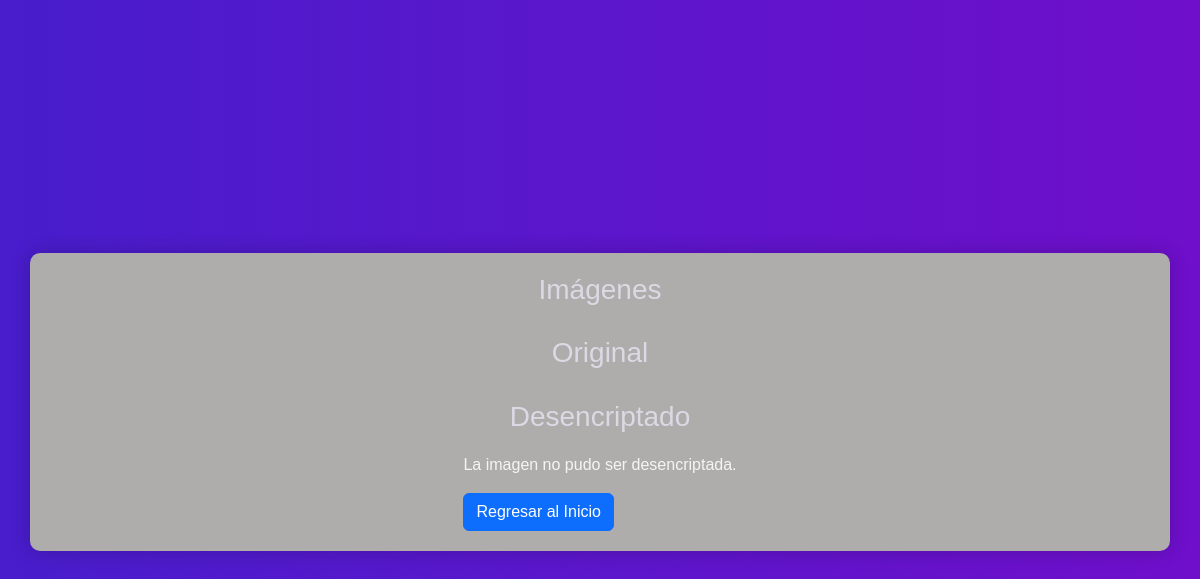
Before: /AES1/list/ with the older database file.
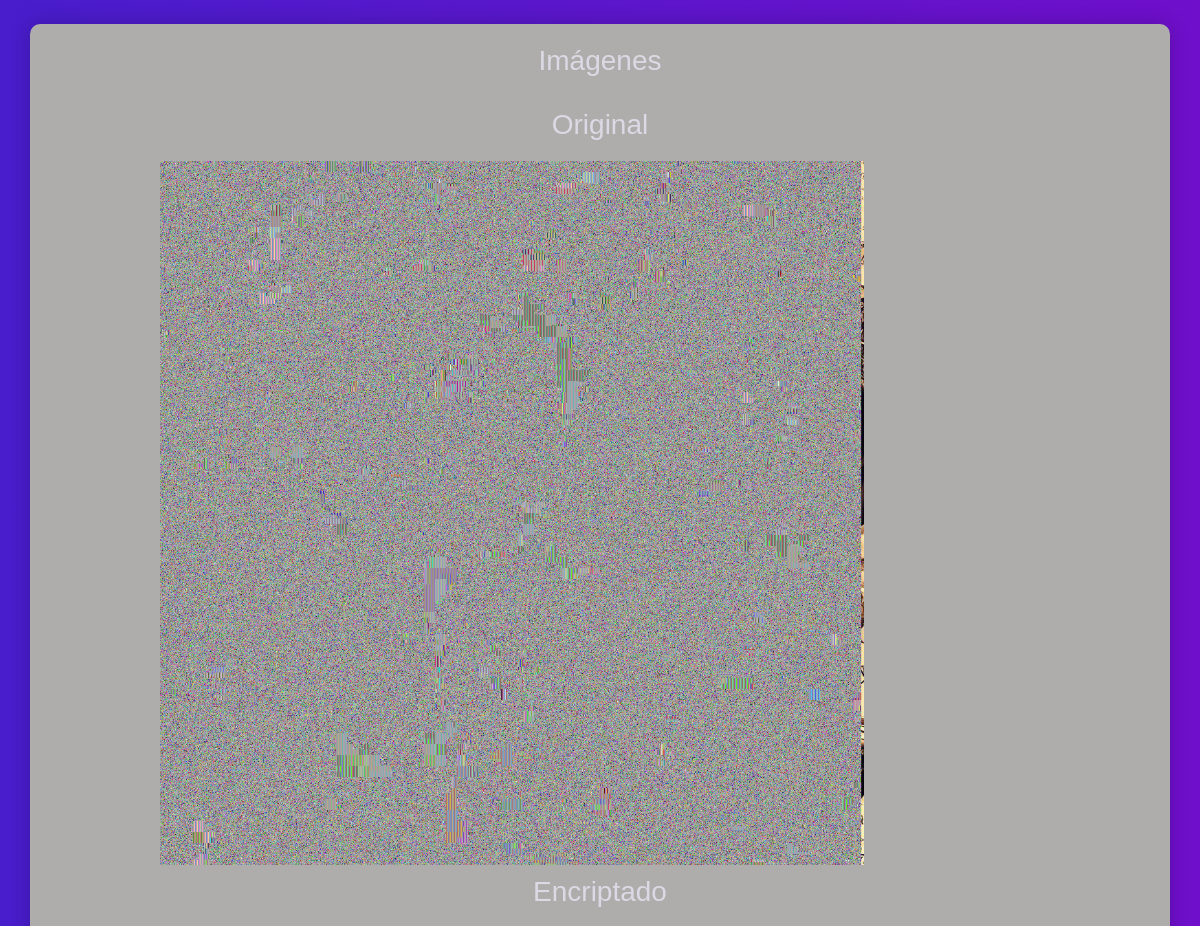
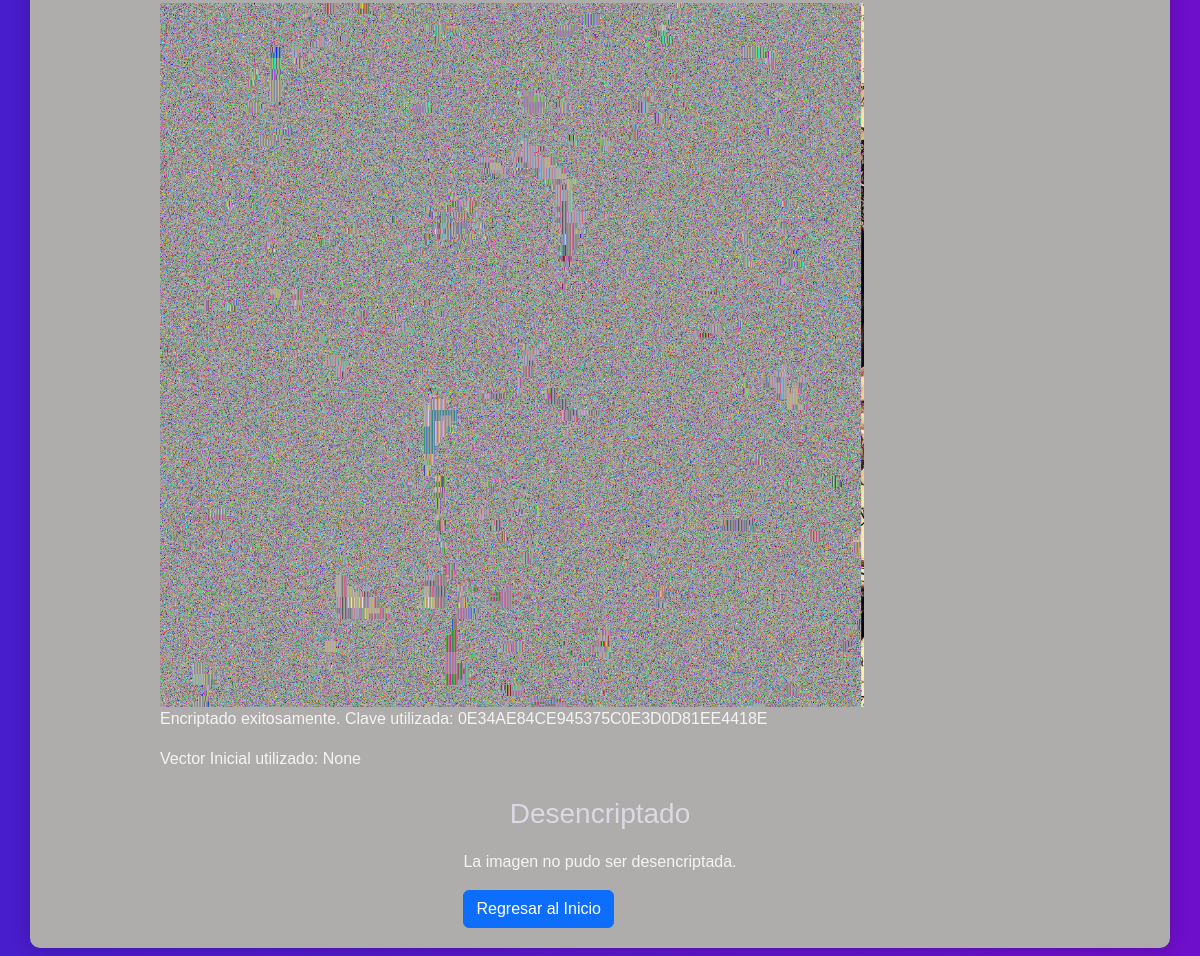
After: the same page with the newer database file (2 pictures, top to bottom).
### AES1/models.py (models this page shows, shortened)
class Image(models.Model):
    title = models.CharField(max_length=255)
    image_file = models.ImageField(upload_to='images/original/')
    encrypted_image = models.ImageField(upload_to='images/encrypted/')
    decrypted_image = models.ImageField(upload_to='images/decrypted/')
    is_encrypted = models.BooleanField(default=False)
    encryption_key = models.CharField(max_length=256, blank=True, null=True)
    decryption_key = models.CharField(max_length=256, blank=True, null=True)
    encryption_iv = models.CharField(max_length=256, blank=True, null=True)
    aes_mode = models.CharField(max_length=10, default='ecb')  # Agregamos el campo del modo de operación AES

### AES1/views.py (the view)
# urls.py: path('list/', image_list, name='image_list'),
def image_list(request):
    latest_image_instance = Image.objects.last()
    if latest_image_instance:
        original_image = latest_image_instance.image_file
        encrypted_image = latest_image_instance.encrypted_image
        decrypted_image = latest_image_instance.decrypted_image
        print(f"Encryption Key: {latest_image_instance.encryption_key}")
        print(f"Decryption Key: {latest_image_instance.decryption_key}")  # Asegúrate de tener esto en tu modelo
        print(f"Is Encrypted: {latest_image_instance.is_encrypted}")
        return render(request, 'AES1/image_list.html', {
            'original_image': original_image,
            'encrypted_image': encrypted_image,
            'decrypted_image': decrypted_image,
            'encryption_key': latest_image_instance.encryption_key,
            'decryption_key': latest_image_instance.decryption_key,
            'encryption_iv': latest_image_instance.encryption_iv,
        })
    else:
        return render(request, 'AES1/image_list.html', {
            'original_image': None,
            'encrypted_image': None,
            'decrypted_image': None,
            'encryption_key': None,
            'decryption_key': None,
        })

### AES1/templates/AES1/image_list.html (shortened to what this page needs)
{% load static %}
<!DOCTYPE html>
<html lang="en">
<head>
    <link rel="stylesheet" href="{% static 'bootstrap-5.3.2-dist/css/bootstrap.min.css' %}">
    <link rel="stylesheet" href="{% static 'css/styles.css' %}">
</head>
<body>
    <div class="container mt-4">
        <div class="row">
            <div class="col-md-12">
                <h3>Imágenes</h3>
                <div class="image-container">
                    <div class="image-wrapper">
                        <h3>Original</h3>
                        {% if original_image %}
                            <div class="image-content">
                                <img src="{{ original_image.url }}" alt="{{ original_image.title }}" class="img-fluid"/>
                            </div>
                        {% endif %}
                    </div>
                    {% if encrypted_image %}
                    <div class="image-wrapper">
                        <h3>Encriptado</h3>
                        <div class="image-content">
                            <img src="{{ encrypted_image.url }}" alt="{{ encrypted_image.title }}" class="img-fluid"/>
                        </div>
                        <p>Encriptado exitosamente. Clave utilizada: {{ encryption_key }}</p>
                        <p>Vector Inicial utilizado: {{ encryption_iv }}</p>
                    </div>
                    {% endif %}
                    <div class="image-wrapper">
                        <h3>Desencriptado</h3>
                        {% if decrypted_image %}
                            <div class="image-content">
                                <img src="{{ decrypted_image.url }}" alt="{{ decrypted_image.title }}" class="img-fluid"/>
                            </div>
                            <p>Desencriptado exitosamente. Clave utilizada: {{ decrypted_key }}</p>
                        {% else %}
                            <p>La imagen no pudo ser desencriptada.</p>
                        {% endif %}
                        <a href="{% url 'index' %}" class="btn btn-primary">Regresar al Inicio</a>
                    </div>
                </div>
            </div>
        </div>
    </div>
</body>
</html>

Changed rows visible on the page:
added Image: encryption_key "0E34AE84CE945375C0E3D0D81EE4418E"
Other visible differences:
{{ encryption_iv }}: (not shown) → "None"
text now shown: "Encriptado Encriptado exitosamente. Clave utilizada: Vector Inicial utilizado:"
